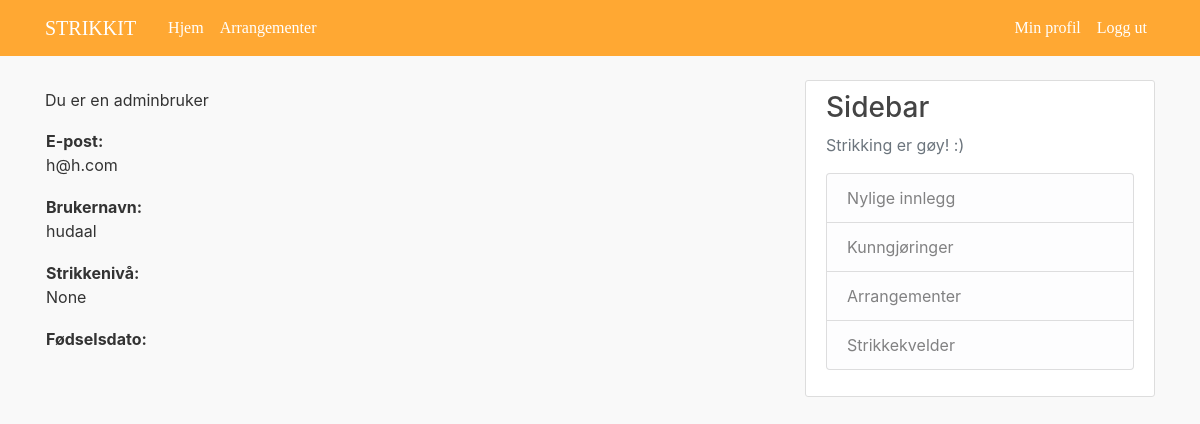
The page /profile/ (signed in) on the database its author committed.
### website/models.py (models this page shows, shortened)
class Bruker(AbstractUser):
    username_validator = UnicodeUsernameValidator()
    username = models.CharField(
        _('Brukernavn'),
        max_length=150,
        unique=True,
        help_text=_('Påkrevd. 150 tegn eller færre. Bare bokstaver, sifre og @ /. / + / - / _.'),
        validators=[username_validator],
        error_messages={
            'unique': _("Brukeren med dette brukernavn finnes allerede."),
        },
    )
    first_name = models.CharField(_('fornavn'), max_length=30, blank=True)
    last_name = models.CharField(_('etternavn'), max_length=150, blank=True)
    email = models.EmailField(_('epost'), blank=True)
    EMAIL_FIELD = 'email'
    USERNAME_FIELD = 'username'
    REQUIRED_FIELDS = ['email']
    password = models.CharField(max_length=100)#will add hashing alg
    bursdag = models.DateTimeField(default=None, null=True)
    alder = models.IntegerField(null=True)
    rolleId = models.IntegerField()
    strikkeNivaa = models.IntegerField(null=True)
    objects = rolleBrukerManager()
    is_bedrift = models.BooleanField(_('bedrift status'), default=False)
    is_superuser = models.BooleanField(_('superuser status'), default=False)
    class Meta:
        verbose_name = ('user')
        verbose_name_plural = ('users')

### users/views.py (the view)
# urls.py: path('profile/', user_views.profile, name='profile'),
@login_required
def profile(request):
    return render(request, 'users/profile.html')

### users/templates/users/profile.html (shortened to what this page needs)
{% extends "website/base.html" %}
{% load crispy_forms_tags %}
{% block content %}
    <p> {% if user.is_superuser %}
            Du er en adminbruker
        {% elif user.is_bedrift %}
            Du er en bedriftsbruker
        {% else %}
            Du er en vanlig strikkebruker
        {% endif %}
    </p>
    <table border="0">
  <tr>
    <td><b>E-post:</b> <p>{{ user.email }}</p></td>
  </tr>
  <tr>
    <td><b>Brukernavn:</b> <p>{{ user.username }}</p></td>
  </tr>
   <tr>
    <td><b>Strikkenivå:</b> <p>{{ user.strikkeNivaa }}</p></td>
  </tr>
   <tr>
    <td><b>Fødselsdato:</b><p>{{ user.bursdag | date:"d/m/Y" }}</p> </td>
  </tr>
</table>
{% endblock content %}

### website/static/website/main.css (style rules this page uses)
body { background: #f9f9f9; color: #333333; margin-top: 5rem; }

### rows shown on the page
Bruker: email "h@h.com", username "hudaal", strikkeNivaa "None"
